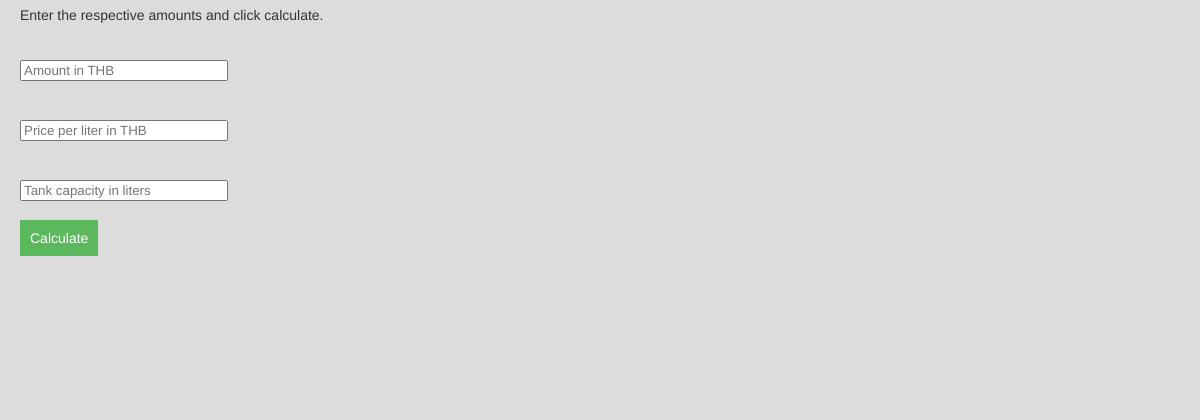
Frame 1 (no input)
Frame 60 (no input): identical to frame 1, image omitted
Frame 120 (the mouse pressed at the canvas centre since frame 60): identical to frame 1, image omitted

The p5.js sketch that drew this single still picture (run headless with seeded random() and noise() and a simulated clock; from frame 60 on, the mouse is pressed at the canvas centre):

// p5.js sketch
// ── sketch.js
let moneyInput;
let pricePerLiterInput;
let tankCapacityInput;
let resultText = '';
let fullTankCostText = '';
let litersPerTankText = '';
let instructionText = 'Enter the respective amounts and click calculate.';

function setup() {
  createCanvas(windowWidth, 420);

  // Create an input field for money with placeholder
  moneyInput = createInput('');
  moneyInput.position(20, 60);
  moneyInput.size(200);
  moneyInput.attribute('placeholder', 'Amount in THB');

  // Create labels and input fields with better spacing
  textSize(16);
  text('Enter the amount of money (THB):', 20, 50);
  
  // Create an input field for price per liter with placeholder
  pricePerLiterInput = createInput('');
  pricePerLiterInput.position(20, 120);
  pricePerLiterInput.size(200);
  pricePerLiterInput.attribute('placeholder', 'Price per liter in THB');

  text('Enter the price per liter (THB):', 20, 110);

  // Create an input field for tank capacity with placeholder
  tankCapacityInput = createInput('');
  tankCapacityInput.position(20, 180);
  tankCapacityInput.size(200);
  tankCapacityInput.attribute('placeholder', 'Tank capacity in liters');

  text('Enter the tank capacity (liters):', 20, 170);

  // Create a button with some style
  let button = createButton('Calculate');
  button.position(20, 220);
  button.mousePressed(calculateGas);
  button.style('padding', '10px');
  button.style('background-color', '#5cb85c');
  button.style('border', 'none');
  button.style('color', 'white');
  button.style('font-size', '14px');
  button.style('cursor', 'pointer');
}

function draw() {
  background(220);

  // Display instruction and result
  textSize(14);
  fill(50);
  text(instructionText, 20, 20);
  text(resultText, 20, 300);
  text(fullTankCostText, 20, 320);
  text(litersPerTankText, 20, 340);
}

function calculateGas() {
  // Get the inputs from the fields
  let money = parseFloat(moneyInput.value());
  let pricePerLiter = parseFloat(pricePerLiterInput.value());
  let tankCapacity = parseFloat(tankCapacityInput.value());

  // Input validation and calculation
  if (isNaN(money) || isNaN(pricePerLiter) || isNaN(tankCapacity)) {
    resultText = 'Please enter valid numbers for all fields.';
    fullTankCostText = '';
    litersPerTankText = '';
  } else if (money <= 0 || pricePerLiter <= 0 || tankCapacity <= 0) {
    resultText = 'All inputs must be greater than zero.';
    fullTankCostText = '';
    litersPerTankText = '';
  } else {
    let gasAmount = money / pricePerLiter;
    resultText = 'You can get ' + gasAmount.toFixed(2) + ' liters of gas.';

    let fullTankCost = tankCapacity * pricePerLiter;
    fullTankCostText = 'The cost for a full tank is ' + fullTankCost.toFixed(2) + ' THB.';
    
    litersPerTankText = 'You need ' + tankCapacity.toFixed(2) + ' liters to fill the tank.';
  }
}

// Function to make canvas responsive
function windowResized() {
  resizeCanvas(windowWidth, 420);
}
